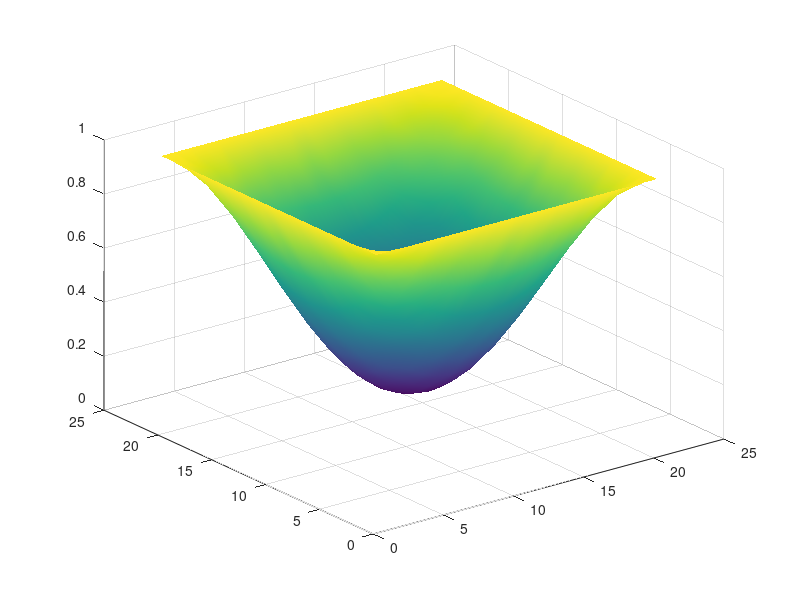

The MATLAB source for this figure: (Note: this script raises an error after producing the figure.)
% Auto-generated MATLAB script
field = [ ...
    1.00000000E+00   1.00000000E+00   1.00000000E+00   1.00000000E+00   1.00000000E+00   1.00000000E+00   1.00000000E+00   1.00000000E+00   1.00000000E+00   1.00000000E+00   1.00000000E+00   1.00000000E+00   1.00000000E+00   1.00000000E+00   1.00000000E+00   1.00000000E+00   1.00000000E+00   1.00000000E+00   1.00000000E+00   1.00000000E+00   1.00000000E+00; ...
    1.00000000E+00   9.75310206E-01   9.51582551E-01   9.29642379E-01   9.10203278E-01   8.93658698E-01   8.80287707E-01   8.70057285E-01   8.62934828E-01   8.58718097E-01   8.57346416E-01   8.58718097E-01   8.62934828E-01   8.70057285E-01   8.80287707E-01   8.93658698E-01   9.10203278E-01   9.29642379E-01   9.51582551E-01   9.75310206E-01   1.00000000E+00; ...
    1.00000000E+00   9.51582551E-01   9.05016899E-01   8.62026334E-01   8.23848844E-01   7.91460454E-01   7.65177846E-01   7.45176435E-01   7.31152117E-01   7.22939253E-01   7.20195889E-01   7.22939253E-01   7.31152117E-01   7.45176435E-01   7.65177846E-01   7.91460454E-01   8.23848844E-01   8.62026334E-01   9.05016899E-01   9.51582551E-01   1.00000000E+00; ...
    1.00000000E+00   9.29642379E-01   8.62026334E-01   7.99512148E-01   7.44123220E-01   6.96993828E-01   6.58902466E-01   6.29769087E-01   6.09481990E-01   5.97478628E-01   5.93569219E-01   5.97478628E-01   6.09481990E-01   6.29769087E-01   6.58902466E-01   6.96993828E-01   7.44123220E-01   7.99512148E-01   8.62026334E-01   9.29642379E-01   1.00000000E+00; ...
    1.00000000E+00   9.10203278E-01   8.23848844E-01   7.44123220E-01   6.73342526E-01   6.13291979E-01   5.64583421E-01   5.27509689E-01   5.01531363E-01   4.86309111E-01   4.81233656E-01   4.86309111E-01   5.01531363E-01   5.27509689E-01   5.64583421E-01   6.13291979E-01   6.73342526E-01   7.44123220E-01   8.23848844E-01   9.10203278E-01   1.00000000E+00; ...
    1.00000000E+00   8.93658698E-01   7.91460454E-01   6.96993828E-01   6.13291979E-01   5.42101979E-01   4.84558046E-01   4.40574616E-01   4.09935713E-01   3.91825855E-01   3.85915577E-01   3.91825855E-01   4.09935713E-01   4.40574616E-01   4.84558046E-01   5.42101979E-01   6.13291979E-01   6.96993828E-01   7.91460454E-01   8.93658698E-01   1.00000000E+00; ...
    1.00000000E+00   8.80287707E-01   7.65177846E-01   6.58902466E-01   5.64583421E-01   4.84558046E-01   4.19684052E-01   3.70296180E-01   3.35717231E-01   3.15440208E-01   3.08695197E-01   3.15440208E-01   3.35717231E-01   3.70296180E-01   4.19684052E-01   4.84558046E-01   5.64583421E-01   6.58902466E-01   7.65177846E-01   8.80287707E-01   1.00000000E+00; ...
    1.00000000E+00   8.70057285E-01   7.45176435E-01   6.29769087E-01   5.27509689E-01   4.40574616E-01   3.70296180E-01   3.16614330E-01   2.79205799E-01   2.57117838E-01   2.49894112E-01   2.57117838E-01   2.79205799E-01   3.16614330E-01   3.70296180E-01   4.40574616E-01   5.27509689E-01   6.29769087E-01   7.45176435E-01   8.70057285E-01   1.00000000E+00; ...
    1.00000000E+00   8.62934828E-01   7.31152117E-01   6.09481990E-01   5.01531363E-01   4.09935713E-01   3.35717231E-01   2.79205799E-01   2.39666373E-01   2.16466039E-01   2.08763689E-01   2.16466039E-01   2.39666373E-01   2.79205799E-01   3.35717231E-01   4.09935713E-01   5.01531363E-01   6.09481990E-01   7.31152117E-01   8.62934828E-01   1.00000000E+00; ...
    1.00000000E+00   8.58718097E-01   7.22939253E-01   5.97478628E-01   4.86309111E-01   3.91825855E-01   3.15440208E-01   2.57117838E-01   2.16466039E-01   1.92479149E-01   1.84623897E-01   1.92479149E-01   2.16466039E-01   2.57117838E-01   3.15440208E-01   3.91825825E-01   4.86309111E-01   5.97478569E-01   7.22939253E-01   8.58718097E-01   1.00000000E+00; ...
    1.00000000E+00   8.57346416E-01   7.20195889E-01   5.93569219E-01   4.81233656E-01   3.85915577E-01   3.08695197E-01   2.49894112E-01   2.08763689E-01   1.84623897E-01   1.76615804E-01   1.84623897E-01   2.08763689E-01   2.49894127E-01   3.08695167E-01   3.85915577E-01   4.81233627E-01   5.93569219E-01   7.20195889E-01   8.57346416E-01   1.00000000E+00; ...
    1.00000000E+00   8.58718097E-01   7.22939253E-01   5.97478628E-01   4.86309111E-01   3.91825855E-01   3.15440208E-01   2.57117838E-01   2.16466039E-01   1.92479149E-01   1.84623897E-01   1.92479149E-01   2.16466039E-01   2.57117838E-01   3.15440208E-01   3.91825825E-01   4.86309111E-01   5.97478569E-01   7.22939253E-01   8.58718097E-01   1.00000000E+00; ...
    1.00000000E+00   8.62934828E-01   7.31152117E-01   6.09481990E-01   5.01531363E-01   4.09935713E-01   3.35717231E-01   2.79205799E-01   2.39666373E-01   2.16466039E-01   2.08763689E-01   2.16466039E-01   2.39666373E-01   2.79205799E-01   3.35717231E-01   4.09935713E-01   5.01531363E-01   6.09481990E-01   7.31152117E-01   8.62934828E-01   1.00000000E+00; ...
    1.00000000E+00   8.70057285E-01   7.45176435E-01   6.29769087E-01   5.27509689E-01   4.40574616E-01   3.70296180E-01   3.16614330E-01   2.79205799E-01   2.57117838E-01   2.49894127E-01   2.57117838E-01   2.79205799E-01   3.16614330E-01   3.70296180E-01   4.40574616E-01   5.27509689E-01   6.29769087E-01   7.45176435E-01   8.70057285E-01   1.00000000E+00; ...
    1.00000000E+00   8.80287707E-01   7.65177846E-01   6.58902466E-01   5.64583421E-01   4.84558046E-01   4.19684052E-01   3.70296180E-01   3.35717231E-01   3.15440208E-01   3.08695167E-01   3.15440208E-01   3.35717231E-01   3.70296180E-01   4.19684052E-01   4.84558046E-01   5.64583421E-01   6.58902466E-01   7.65177846E-01   8.80287707E-01   1.00000000E+00; ...
    1.00000000E+00   8.93658698E-01   7.91460454E-01   6.96993828E-01   6.13291979E-01   5.42101979E-01   4.84558046E-01   4.40574616E-01   4.09935713E-01   3.91825825E-01   3.85915577E-01   3.91825825E-01   4.09935713E-01   4.40574616E-01   4.84558046E-01   5.42101979E-01   6.13291979E-01   6.96993828E-01   7.91460454E-01   8.93658698E-01   1.00000000E+00; ...
    1.00000000E+00   9.10203278E-01   8.23848844E-01   7.44123220E-01   6.73342526E-01   6.13291979E-01   5.64583421E-01   5.27509689E-01   5.01531363E-01   4.86309111E-01   4.81233627E-01   4.86309111E-01   5.01531363E-01   5.27509689E-01   5.64583421E-01   6.13291979E-01   6.73342526E-01   7.44123220E-01   8.23848844E-01   9.10203278E-01   1.00000000E+00; ...
    1.00000000E+00   9.29642379E-01   8.62026334E-01   7.99512148E-01   7.44123220E-01   6.96993828E-01   6.58902466E-01   6.29769087E-01   6.09481990E-01   5.97478569E-01   5.93569219E-01   5.97478569E-01   6.09481990E-01   6.29769087E-01   6.58902466E-01   6.96993828E-01   7.44123220E-01   7.99512148E-01   8.62026334E-01   9.29642379E-01   1.00000000E+00; ...
    1.00000000E+00   9.51582551E-01   9.05016899E-01   8.62026334E-01   8.23848844E-01   7.91460454E-01   7.65177846E-01   7.45176435E-01   7.31152117E-01   7.22939253E-01   7.20195889E-01   7.22939253E-01   7.31152117E-01   7.45176435E-01   7.65177846E-01   7.91460454E-01   8.23848844E-01   8.62026334E-01   9.05016899E-01   9.51582551E-01   1.00000000E+00; ...
    1.00000000E+00   9.75310206E-01   9.51582551E-01   9.29642379E-01   9.10203278E-01   8.93658698E-01   8.80287707E-01   8.70057285E-01   8.62934828E-01   8.58718097E-01   8.57346416E-01   8.58718097E-01   8.62934828E-01   8.70057285E-01   8.80287707E-01   8.93658698E-01   9.10203278E-01   9.29642379E-01   9.51582551E-01   9.75310206E-01   1.00000000E+00; ...
    1.00000000E+00   1.00000000E+00   1.00000000E+00   1.00000000E+00   1.00000000E+00   1.00000000E+00   1.00000000E+00   1.00000000E+00   1.00000000E+00   1.00000000E+00   1.00000000E+00   1.00000000E+00   1.00000000E+00   1.00000000E+00   1.00000000E+00   1.00000000E+00   1.00000000E+00   1.00000000E+00   1.00000000E+00   1.00000000E+00   1.00000000E+00 ];

% Surface plot (auto-generated)
[ny, nx] = size(field);
[X, Y] = meshgrid(1:nx, 1:ny);
fig = figure('Color','w');
ax = axes('Parent', fig);
h = surf(ax, X, Y, field);
shading(ax, 'interp');
colormap(ax, parula);
cb = colorbar(ax);
cb.Label.String = 'field value';
grid(ax, 'on');
box(ax, 'on');
axis(ax, 'tight');
view(ax, 45, 30);
xlabel(ax, 'i (x index)');
ylabel(ax, 'j (y index)');
zlabel(ax, 'field');
title(ax, sprintf('field (%d x %d)', ny, nx));
set(ax, 'FontSize', 12, 'LineWidth', 1);
set(h, 'EdgeColor', 'k');
drawnow;
